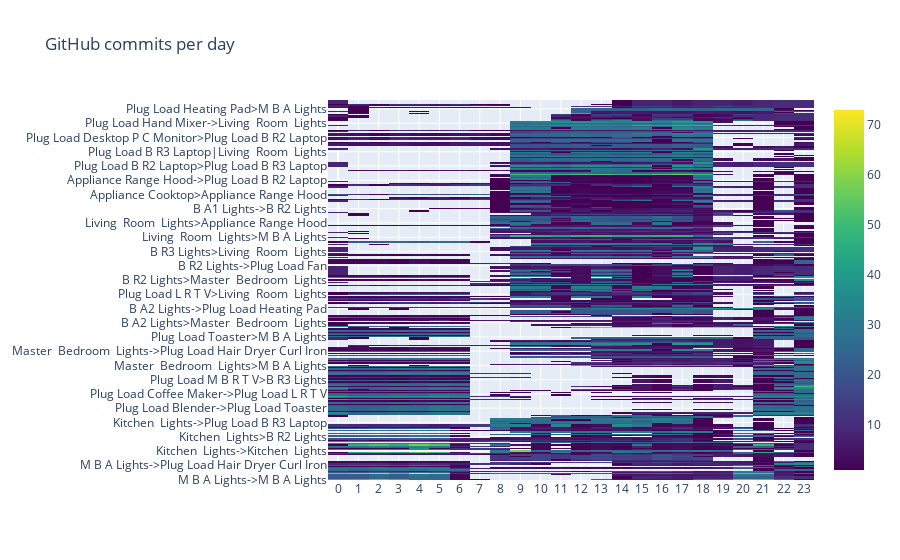

Notebook cell for this chart:
### Code cell
fig = go.Figure(data=go.Heatmap(
        z=SE_time_df["size"],
        x=SE_time_df["start_time"],
        y=SE_time_df["rule"],
        colorscale='Viridis'))

fig.update_layout(
    title='GitHub commits per day',
    xaxis_nticks=36)

fig.show()

### Figure 1 — Plotly figure (JSON) as saved in the notebook; plotly's stock layout.template omitted (floating-point values rounded to 4 significant figures; data arrays with more than 128 entries replaced by an {"elided": "..."} marker saying what was removed)
{"data": [{"colorscale": [[0.0, "#440154"], [0.1111, "#482878"], [0.2222, "#3e4989"], [0.3333, "#31688e"], [0.4444, "#26828e"], [0.5556, "#1f9e89"], [0.6667, "#35b779"], [0.7778, "#6ece58"], [0.8889, "#b5de2b"], [1.0, "#fde725"]], "x": {"elided": "9268 int values"}, "y": {"elided": "9268 str values"}, "z": {"elided": "9268 int values"}, "type": "heatmap"}], "layout": {"xaxis": {"nticks": 36}, "title": {"text": "GitHub commits per day"}}}
